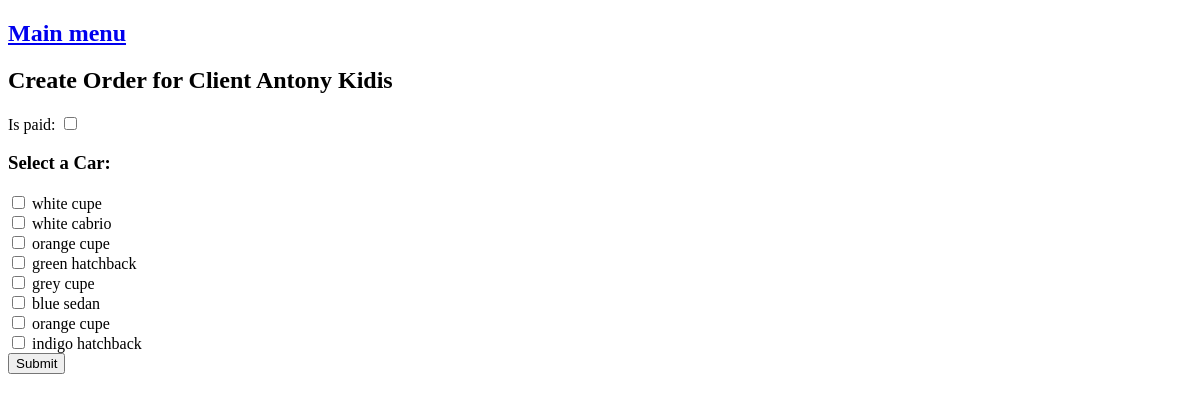
/make_order/1, run on an earlier commit of the app's database.
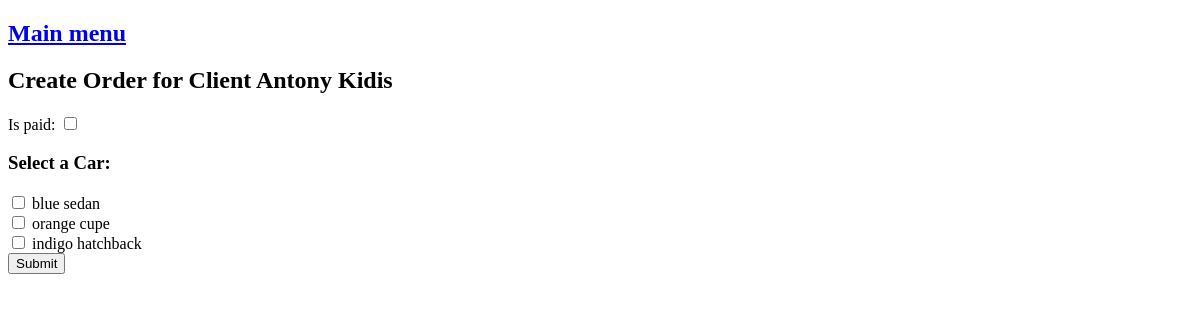
And on a later commit of the database.
### order_creator/models.py (models this page shows, shortened)
class Car(models.Model):
    car_type = models.ForeignKey(CarType, on_delete=models.CASCADE)
    color = models.CharField(max_length=50)
    year = models.IntegerField()
    blocked_by_order = models.ForeignKey(
        "Order",
        on_delete=models.SET_NULL,
        null=True,
        related_name="reserved_cars",
    )
    owner = models.ForeignKey(
        Client, on_delete=models.SET_NULL, null=True, related_name="cars"
    )
    order = models.ForeignKey("Order", null=True, on_delete=models.SET_NULL)

class CarType(models.Model):
    name = models.CharField(max_length=50)
    brand = models.CharField(max_length=50)
    price = models.PositiveIntegerField()
    def __str__(self):
        return self.name

### order_creator/views.py (the view)
# urls.py: path("make_order/<int:pk>", make_order, name="make_order"),
def make_order(request, pk):
    client = Client.objects.get(pk=pk)
    dealership = client.dealerships.first()
    cars = Car.objects.filter(owner=None, blocked_by_order=None)
    if request.method == "POST":
        form = OrderForm(request.POST)
        if form.is_valid():
            order = form.save(commit=False)
            order.client = client
            order.dealership = dealership
            car_ids = request.POST.getlist("car")
            for car_id in car_ids:
                car = Car.objects.get(pk=car_id)
                order.car = car
                order.save()
                car.block(order)
                car.save()
            return redirect("/order_details/" + str(order.id))
    else:
        form = OrderForm()
    return render(
        request,
        "make_order.html",
        {"form": form, "client": client, "cars": cars},
    )

### order_creator/forms.py
class OrderForm(forms.ModelForm):
    class Meta:
        model = Order
        exclude = ("client", "dealership", "car")

### templates/make_order.html (shortened to what this page needs)
{% extends "base.html" %}
{% block content %}
    <h2>Create Order for Client {{ client.name }}</h2>
    <form method="post">
        {{ form.as_p }}
        <h3>Select a Car:</h3>
        {% for car in cars %}
            <input type="checkbox" id="{{ car.id }}" name="car" value="{{ car.id }}">
            <label for="{{ car.id }}">{{ car.color }} {{ car.car_type }}</label><br>
        {% endfor %}
        <button type="submit">Submit</button>
    </form>
{% endblock %}

What changed in the data, as far as the page shows it:
no longer on this page (row edited): Car: color "white", car_type "cupe"
no longer on this page (row edited): Car: color "white", car_type "cabrio"
no longer on this page (row edited): Car: color "orange", car_type "cupe"
no longer on this page (row edited): Car: color "green", car_type "hatchback"
no longer on this page (row edited): Car: color "grey", car_type "cupe"
